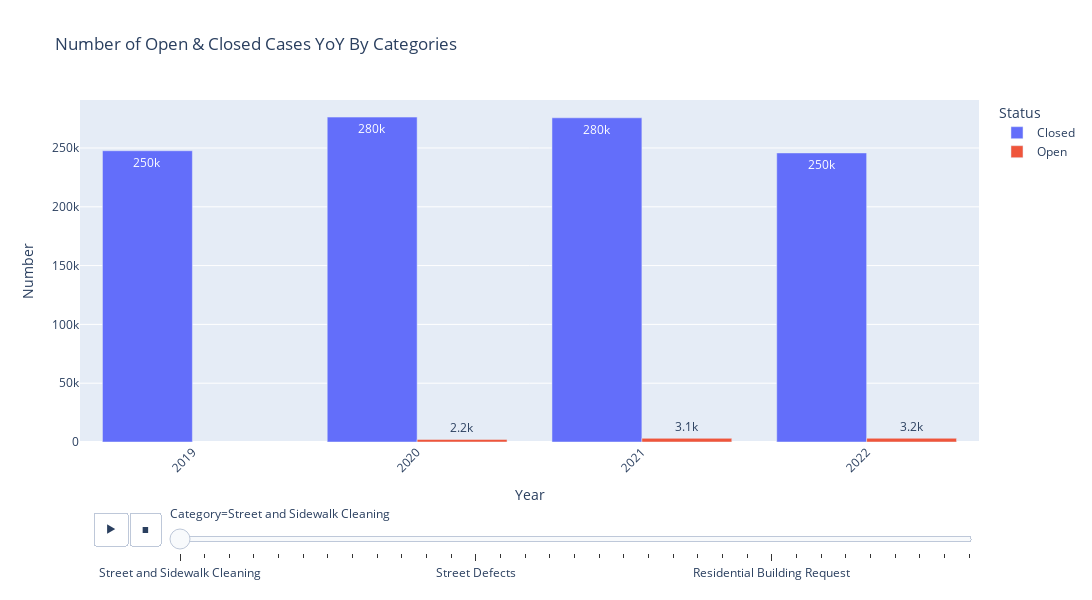

Here is the notebook cell this chart was saved with:
### Code cell
fig = px.bar(df, x = 'Year', y = 'Number', color= 'Status', barmode= 'group', animation_frame= 'Category', text_auto='.2s', title = 'Number of Open & Closed Cases YoY By Categories')
fig.update_layout(width = 1200, height = 600, xaxis_tickangle=-45)
fig.show()

### Figure 1 — Plotly figure (JSON) as saved in the notebook; plotly's stock layout.template omitted (floating-point values rounded to 4 significant figures)
{"data": [{"alignmentgroup": "True", "hovertemplate": "Status=Closed<br>Category=Street and Sidewalk Cleaning<br>Year=%{x}<br>Number=%{y}<extra></extra>", "legendgroup": "Closed", "marker": {"color": "#636efa", "pattern": {"shape": ""}}, "name": "Closed", "offsetgroup": "Closed", "orientation": "v", "showlegend": true, "textposition": "auto", "texttemplate": "%{y:.2s}", "type": "bar", "x": ["2019", "2020", "2021", "2022"], "xaxis": "x", "y": [247647, 276262, 275667, 245797], "yaxis": "y"}, {"alignmentgroup": "True", "hovertemplate": "Status=Open<br>Category=Street and Sidewalk Cleaning<br>Year=%{x}<br>Number=%{y}<extra></extra>", "legendgroup": "Open", "marker": {"color": "#EF553B", "pattern": {"shape": ""}}, "name": "Open", "offsetgroup": "Open", "orientation": "v", "showlegend": true, "textposition": "auto", "texttemplate": "%{y:.2s}", "type": "bar", "x": ["2020", "2021", "2022"], "xaxis": "x", "y": [2196, 3115, 3160], "yaxis": "y"}], "layout": {"barmode": "group", "height": 600, "legend": {"title": {"text": "Status"}, "tracegroupgap": 0}, "sliders": [{"active": 0, "currentvalue": {"prefix": "Category="}, "len": 0.9, "pad": {"b": 10, "t": 60}, "steps": [{"args": [["Street and Sidewalk Cleaning"], {"frame": {"duration": 0, "redraw": true}, "fromcurrent": true, "mode": "immediate", "transition": {"duration": 0, "easing": "linear"}}], "label": "Street and Sidewalk Cleaning", "method": "animate"}, {"args": [["Parking Enforcement"], {"frame": {"duration": 0, "redraw": true}, "fromcurrent": true, "mode": "immediate", "transition": {"duration": 0, "easing": "linear"}}], "label": "Parking Enforcement", "method": "animate"}, {"args": [["Encampments"], {"frame": {"duration": 0, "redraw": true}, "fromcurrent": true, "mode": "immediate", "transition": {"duration": 0, "easing": "linear"}}], "label": "Encampments", "method": "animate"}, {"args": [["Graffiti"], {"frame": {"duration": 0, "redraw": true}, "fromcurrent": true, "mode": "immediate", "transition": {"duration": 0, "easing": "linear"}}], "label": "Graffiti", "method": "animate"}, {"args": [["Abandoned Vehicle"], {"frame": {"duration": 0, "redraw": true}, "fromcurrent": true, "mode": "immediate", "transition": {"duration": 0, "easing": "linear"}}], "label": "Abandoned Vehicle", "method": "animate"}, {"args": [["General Request - PUBLIC WORKS"], {"frame": {"duration": 0, "redraw": true}, "fromcurrent": true, "mode": "immediate", "transition": {"duration": 0, "easing": "linear"}}], "label": "General Request - PUBLIC WORKS", "method": "animate"}, {"args": [["MUNI Feedback"], {"frame": {"duration": 0, "redraw": true}, "fromcurrent": true, "mode": "immediate", "transition": {"duration": 0, "easing": "linear"}}], "label": "MUNI Feedback", "method": "animate"}, {"args": [["Tree Maintenance"], {"frame": {"duration": 0, "redraw": true}, "fromcurrent": true, "mode": "immediate", "transition": {"duration": 0, "easing": "linear"}}], "label": "Tree Maintenance", "method": "animate"}, {"args": [["Sewer Issues"], {"frame": {"duration": 0, "redraw": true}, "fromcurrent": true, "mode": "immediate", "transition": {"duration": 0, "easing": "linear"}}], "label": "Sewer Issues", "method": "animate"}, {"args": [["Illegal Postings"], {"frame": {"duration": 0, "redraw": true}, "fromcurrent": true, "mode": "immediate", "transition": {"duration": 0, "easing": "linear"}}], "label": "Illegal Postings", "method": "animate"}, {"args": [["Damaged Property"], {"frame": {"duration": 0, "redraw": true}, "fromcurrent": true, "mode": "immediate", "transition": {"duration": 0, "easing": "linear"}}], "label": "Damaged Property", "method": "animate"}, {"args": [["Litter Receptacles"], {"frame": {"duration": 0, "redraw": true}, "fromcurrent": true, "mode": "immediate", "transition": {"duration": 0, "easing": "linear"}}], "label": "Litter Receptacles", "method": "animate"}, {"args": [["Street Defects"], {"frame": {"duration": 0, "redraw": true}, "fromcurrent": true, "mode": "immediate", "transition": {"duration": 0, "easing": "linear"}}], "label": "Street Defects", "method": "animate"}, {"args": [["General Request - MTA"], {"frame": {"duration": 0, "redraw": true}, "fromcurrent": true, "mode": "immediate", "transition": {"duration": 0, "easing": "linear"}}], "label": "General Request - MTA", "method": "animate"}, {"args": [["Rec and Park Requests"], {"frame": {"duration": 0, "redraw": true}, "fromcurrent": true, "mode": "immediate", "transition": {"duration": 0, "easing": "linear"}}], "label": "Rec and Park Requests", "method": "animate"}, {"args": [["Noise Report"], {"frame": {"duration": 0, "redraw": true}, "fromcurrent": true, "mode": "immediate", "transition": {"duration": 0, "easing": "linear"}}], "label": "Noise Report", "method": "animate"}, {"args": [["Sign Repair"], {"frame": {"duration": 0, "redraw": true}, "fromcurrent": true, "mode": "immediate", "transition": {"duration": 0, "easing": "linear"}}], "label": "Sign Repair", "method": "animate"}, {"args": [["Sidewalk or Curb"], {"frame": {"duration": 0, "redraw": true}, "fromcurrent": true, "mode": "immediate", "transition": {"duration": 0, "easing": "linear"}}], "label": "Sidewalk or Curb", "method": "animate"}, {"args": [["Blocked Street or SideWalk"], {"frame": {"duration": 0, "redraw": true}, "fromcurrent": true, "mode": "immediate", "transition": {"duration": 0, "easing": "linear"}}], "label": "Blocked Street or SideWalk", "method": "animate"}, {"args": [["Streetlights"], {"frame": {"duration": 0, "redraw": true}, "fromcurrent": true, "mode": "immediate", "transition": {"duration": 0, "easing": "linear"}}], "label": "Streetlights", "method": "animate"}, {"args": [["General Request - DPH"], {"frame": {"duration": 0, "redraw": true}, "fromcurrent": true, "mode": "immediate", "transition": {"duration": 0, "easing": "linear"}}], "label": "General Request - DPH", "method": "animate"}, {"args": [["General Request - PUC"], {"frame": {"duration": 0, "redraw": true}, "fromcurrent": true, "mode": "immediate", "transition": {"duration": 0, "easing": "linear"}}], "label": "General Request - PUC", "method": "animate"}, {"args": [["Temporary Sign Request"], {"frame": {"duration": 0, "redraw": true}, "fromcurrent": true, "mode": "immediate", "transition": {"duration": 0, "easing": "linear"}}], "label": "Temporary Sign Request", "method": "animate"}, {"args": [["General Request - 311CUSTOMERSERVICECENTER"], {"frame": {"duration": 0, "redraw": true}, "fromcurrent": true, "mode": "immediate", "transition": {"duration": 0, "easing": "linear"}}], "label": "General Request - 311CUSTOMERSERVICECENTER", "method": "animate"}, {"args": [["Residential Building Request"], {"frame": {"duration": 0, "redraw": true}, "fromcurrent": true, "mode": "immediate", "transition": {"duration": 0, "easing": "linear"}}], "label": "Residential Building Request", "method": "animate"}, {"args": [["SFHA Requests"], {"frame": {"duration": 0, "redraw": true}, "fromcurrent": true, "mode": "immediate", "transition": {"duration": 0, "easing": "linear"}}], "label": "SFHA Requests", "method": "animate"}, {"args": [["General Request - BUILDING INSPECTION"], {"frame": {"duration": 0, "redraw": true}, "fromcurrent": true, "mode": "immediate", "transition": {"duration": 0, "easing": "linear"}}], "label": "General Request - BUILDING INSPECTION", "method": "animate"}, {"args": [["Muni Employee Feedback"], {"frame": {"duration": 0, "redraw": true}, "fromcurrent": true, "mode": "immediate", "transition": {"duration": 0, "easing": "linear"}}], "label": "Muni Employee Feedback", "method": "animate"}, {"args": [["Muni Service Feedback"], {"frame": {"duration": 0, "redraw": true}, "fromcurrent": true, "mode": "immediate", "transition": {"duration": 0, "easing": "linear"}}], "label": "Muni Service Feedback", "method": "animate"}, {"args": [["General Request - SFPD"], {"frame": {"duration": 0, "redraw": true}, "fromcurrent": true, "mode": "immediate", "transition": {"duration": 0, "easing": "linear"}}], "label": "General Request - SFPD", "method": "animate"}, {"args": [["Child Request"], {"frame": {"duration": 0, "redraw": true}, "fromcurrent": true, "mode": "immediate", "transition": {"duration": 0, "easing": "linear"}}], "label": "Child Request", "method": "animate"}, {"args": [["General Request - RENT BOARD"], {"frame": {"duration": 0, "redraw": true}, "fromcurrent": true, "mode": "immediate", "transition": {"duration": 0, "easing": "linear"}}], "label": "General Request - RENT BOARD", "method": "animate"}, {"args": [["Shared Spaces Violation"], {"frame": {"duration": 0, "redraw": true}, "fromcurrent": true, "mode": "immediate", "transition": {"duration": 0, "easing": "linear"}}], "label": "Shared Spaces Violation", "method": "animate"}], "x": 0.1, "xanchor": "left", "y": 0, "yanchor": "top"}], "title": {"text": "Number of Open & Closed Cases YoY By Categories"}, "updatemenus": [{"buttons": [{"args": [null, {"frame": {"duration": 500, "redraw": true}, "fromcurrent": true, "mode": "immediate", "transition": {"duration": 500, "easing": "linear"}}], "label": "&#9654;", "method": "animate"}, {"args": [[null], {"frame": {"duration": 0, "redraw": true}, "fromcurrent": true, "mode": "immediate", "transition": {"duration": 0, "easing": "linear"}}], "label": "&#9724;", "method": "animate"}], "direction": "left", "pad": {"r": 10, "t": 70}, "showactive": false, "type": "buttons", "x": 0.1, "xanchor": "right", "y": 0, "yanchor": "top"}], "width": 1200, "xaxis": {"anchor": "y", "domain": [0, 1], "tickangle": -45, "title": {"text": "Year"}}, "yaxis": {"anchor": "x", "domain": [0, 1], "title": {"text": "Number"}}}}
